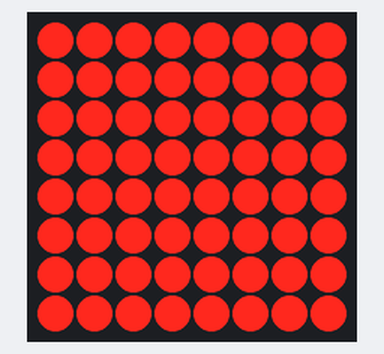
The program below on a simulated Raspberry Pi Pico running MicroPython. Parts: 8×8 LED matrix. Library files of the repository ran but are not shown: max7219.py.

Above: at 0.1 s.
At 5.52 s:
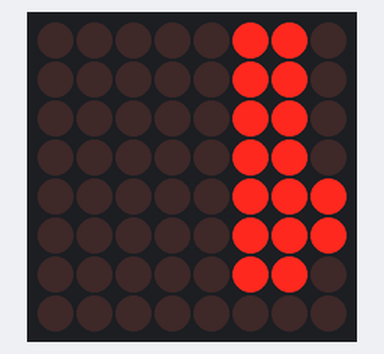
At 10.87 s:
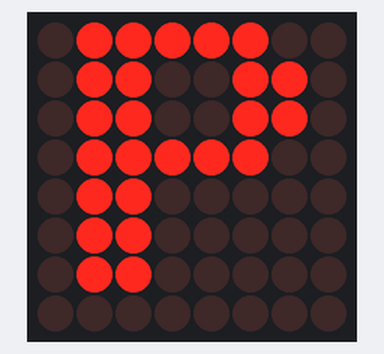
At 11.63 s:
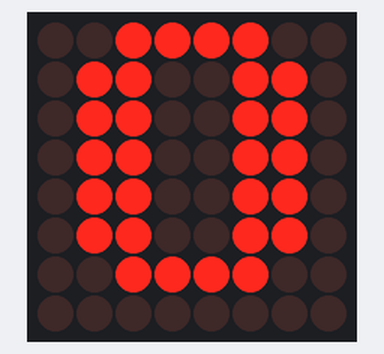
At 12.63 s:
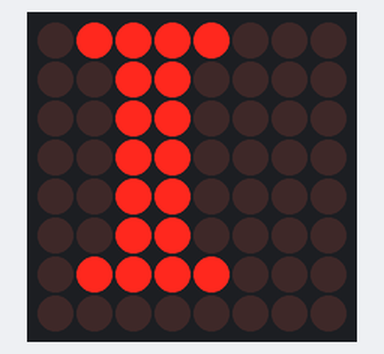
At 13.8 s:
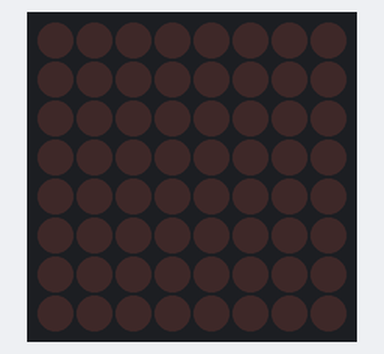

Measured:
- by itself, everything shown: repeats every 14.5 s, in 107 steps
- what the display in image 5 shows lasts 0.7 s, from 13.8 s to 14.5 s

The program:

main.py
```python
from max7219 import Matrix8x8
from machine import Pin, SPI
from utime import sleep

if __name__ == '__main__':
    CS = Pin(5, Pin.OUT) # GPIO5 pin 7
    CLK = Pin(6) # GPIO6 pin 9
    DIN = Pin(7) # GPIO7 pin 10
    BRIGHTNESS = 3 # from 0 to 15

    text1 = "Hello World!"
    text2 = "PICO PI"
    # CLK = GPIO6 and MOSI (DIN) = GPIO6 are the default pins of SPI0 so you can omit it
    spi = SPI(0, baudrate= 10_000_000,  sck=CLK, mosi=DIN)
    display = Matrix8x8(spi, CS, 1, orientation=1)
    display.brightness(BRIGHTNESS)
    display.invert = False

    while True:

        # all on
        display.fill(True)
        display.show()
        sleep(0.5)

        # all off
        display.fill(False)
        display.show()
        sleep(0.5)

        # show a string scrolling through the Matrix
        display.text_scroll(text1)

        # show a string one character at a time
        display.one_char_a_time(text2, delay=0.25)
        
```
